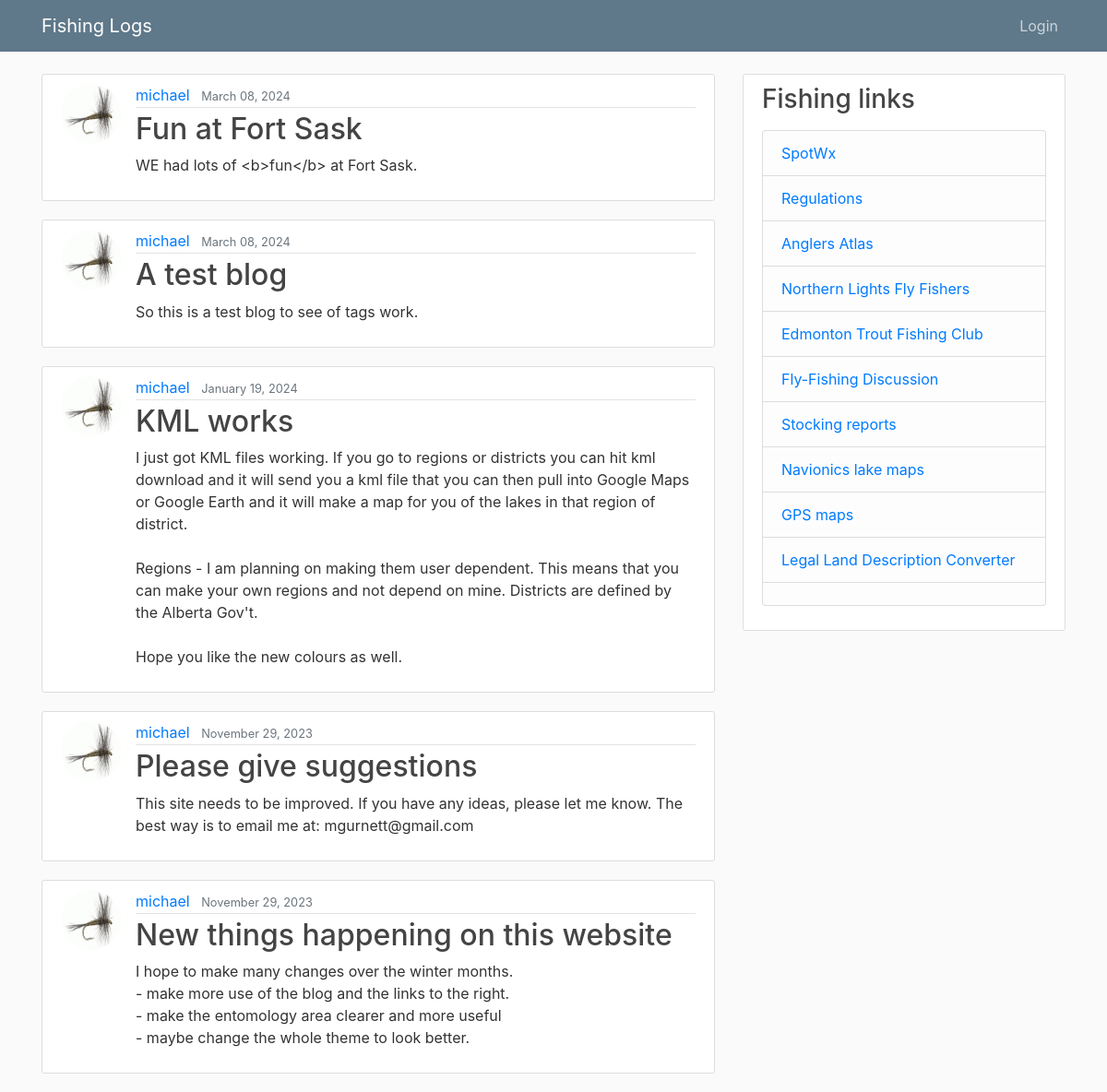
Before: /blog/ with the older database file.
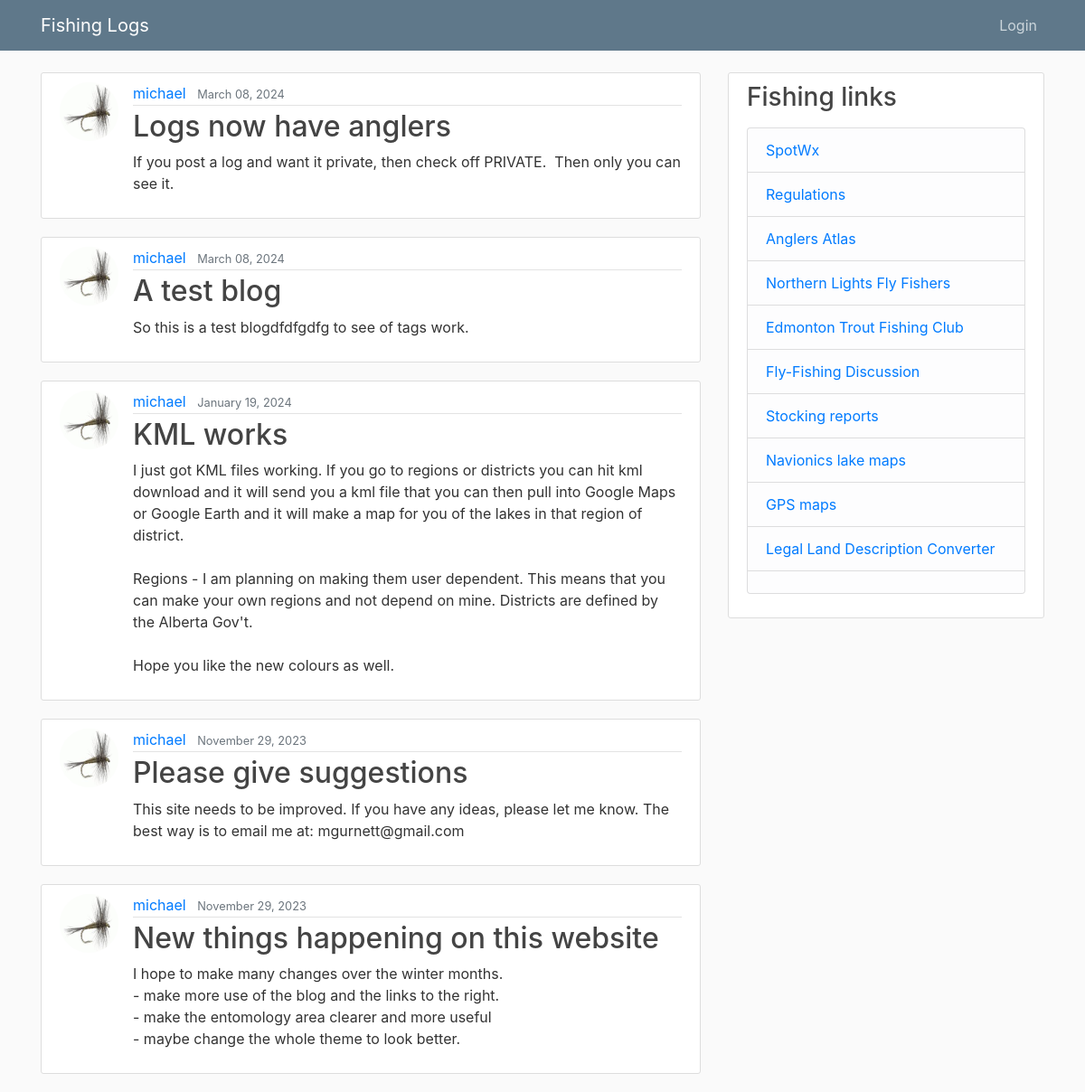
After: the same page with the newer database file.
### blog/models.py (models this page shows, shortened)
class Post(models.Model):
    title = models.CharField(max_length=100)
    content = RichTextField (blank=True, null=True)
    date_posted = models.DateTimeField(default=timezone.now)
    author = models.ForeignKey(User, on_delete=models.CASCADE)
    tags = TaggableManager(blank=True)

### users/models.py (models this page shows, shortened)
class Profile(models.Model):
    user = models.OneToOneField(User, on_delete=models.CASCADE)
    image = models.ImageField(default='default.jpg', upload_to='profile_pics')

### blog/views.py (the view)
# urls.py: path('', PostListView.as_view(), name='blog-home'),
class PostListView(ListView):
    model = Post
    template_name = 'blog/home.html'  # <app>/<model>_<viewtype>.html
    context_object_name = 'posts'
    ordering = ['-date_posted']
    paginate_by = 5

### blog/templates/blog/home.html (shortened to what this page needs)
{% extends "blog/base.html" %}
{% block content %}
    {% for post in posts %}
        <article class="media content-section">
          <img class="rounded-circle article-img" src="{{ post.author.profile.image.url }}">
          <div class="media-body">
            <div class="article-metadata">
              <a class="mr-2" href="{% url 'user-posts' post.author.username %}">{{ post.author }}</a>
              <small class="text-muted">{{ post.date_posted|date:"F d, Y" }}</small>
            </div>
            <h2><a class="article-title" href="{% url 'post-detail' post.id %}">{{ post.title }}</a></h2>
            <p class="article-content">{{ post.content }}</p>
          </div>
        </article>
    {% endfor %}
{% endblock content %}

### blog/templates/blog/base.html (shortened to what this page needs)
{% load static %}
<!DOCTYPE html>
<html>
<head>
    <link rel="stylesheet" href="https://maxcdn.bootstrapcdn.com/bootstrap/4.0.0/css/bootstrap.min.css">
    <link rel="stylesheet" type="text/css" href="{% static 'blog/main.css' %}">
</head>
<body>
    <header class="site-header">
      <nav class="navbar navbar-expand-md navbar-dark bg-steel fixed-top">
        <div class="container">
          <a class="navbar-brand mr-4" href="{% url 'catch_home' %}">Fishing Logs</a>
          <div class="collapse navbar-collapse" id="navbarToggle">
            <div class="navbar-nav">
              {% if user.is_authenticated %}
                <a class="nav-item nav-link" href="{% url 'blog-home' %}"><b>BLOG</b></a>
                <a class="nav-item nav-link" href="{% url 'post-create' %}">New Post</a>
                <a class="nav-item nav-link" href="{% url 'profile' %}">Profile</a>
                <a class="nav-item nav-link" href="{% url 'logout' %}">Logout</a>
                <a class="nav-item nav-link" href="{% url 'admin:index' %}">ADMIN</a>
              {% else %}
                <a class="nav-item nav-link" href="{% url 'login' %}">Login</a>
              {% endif %}
            </div>
          </div>
        </div>
      </nav>
    </header>
    <main role="main" class="container">
      <div class="row">
        <div class="col-md-8">
          {% block content %}{% endblock %}
        </div>
        <div class="col-md-4">
          <div class="content-section">
            <h3>Fishing links</h3>
            <p class='text-muted'>
              <ul class="list-group">
                <li class="list-group-item list-group-item-light"><a href="https://spotwx.com" target="_blank" >SpotWx</a></li>
                <li class="list-group-item list-group-item-light"><a href="https://albertaregulations.ca/fishingregs/index.html" target="_blank" >Regulations</a></li>
                <li class="list-group-item list-group-item-light"><a href="https://www.anglersatlas.com/place/387223/alberta" target="_blank" >Anglers Atlas</a></li>
                <li class="list-group-item list-group-item-light"><a href="https://www.nlft.org/" target="_blank" >Northern Lights Fly Fishers</a></li>
                <li class="list-group-item list-group-item-light"><a href="https://www.edmontontrout.ca/" target="_blank" >Edmonton Trout Fishing Club</a></li>
                <li class="list-group-item list-group-item-light"><a href="http://www.outdoorsmenforum.ca/forumdisplay.php?f=101" target="_blank" >Fly-Fishing Discussion</a></li>
                <li class="list-group-item list-group-item-light"><a href="https://open.alberta.ca/publications/fish-stocking-list" target="_blank" >Stocking reports</a></li>
                <li class="list-group-item list-group-item-light"><a href="https://webapp.navionics.com/?lang=en#boating@8&key=m%7BwiI~gbmT" target="_blank" >Navionics lake maps</a></li>
                <li class="list-group-item list-group-item-light"><a href="https://fishing-app.gpsnauticalcharts.com/i-boating-fishing-web-app/fishing-marine-charts-navigation.html?title=Cow+Lake+boating+app#10.26/53.8607/-114.2421" target="_blank" >GPS maps</a></li>
                <li class="list-group-item list-group-item-light"><a href="https://www.legallandconverter.com/" target="_blank" >Legal Land Description Converter</a></li>
                <li class="list-group-item list-group-item-light"><a href="" target="_blank" ></a></li>
              </ul>
            </p>
          </div>
        </div>
      </div>
    </main>
</body>
</html>

### static/blog/main.css (style rules this page uses)
body { background: #fafafa; color: #333333; margin-top: 5rem; }
h1, h2, h3, h4, h5, h6 { color: #444444; }
ul { margin: 0; }
.bg-steel { background-color: #5f788a; }
.site-header .navbar-nav .nav-link { color: #cbd5db; }
.content-section { background: #ffffff; padding: 10px 20px; border: 1px solid #dddddd; border-radius: 3px; margin-bottom: 20px; }
.article-title { color: #444444; }
.article-content { white-space: pre-line; }
.article-img { height: 65px; width: 65px; margin-right: 16px; }
.article-metadata { padding-bottom: 1px; margin-bottom: 4px; border-bottom: 1px solid #e3e3e3 }

Changed rows visible on the page:
changed Post: title "Fun at Fort Sask" → "Logs now have anglers"; content "WE had lots of <b>fun</b> at Fort Sask." → "If you post a log and want it private, then check off PRIVATE. Then only you can see it."
changed Post "A test blog": content "So this is a test blog to see of tags work." → "So this is a test blogdfdfgdfg to see of tags work."
